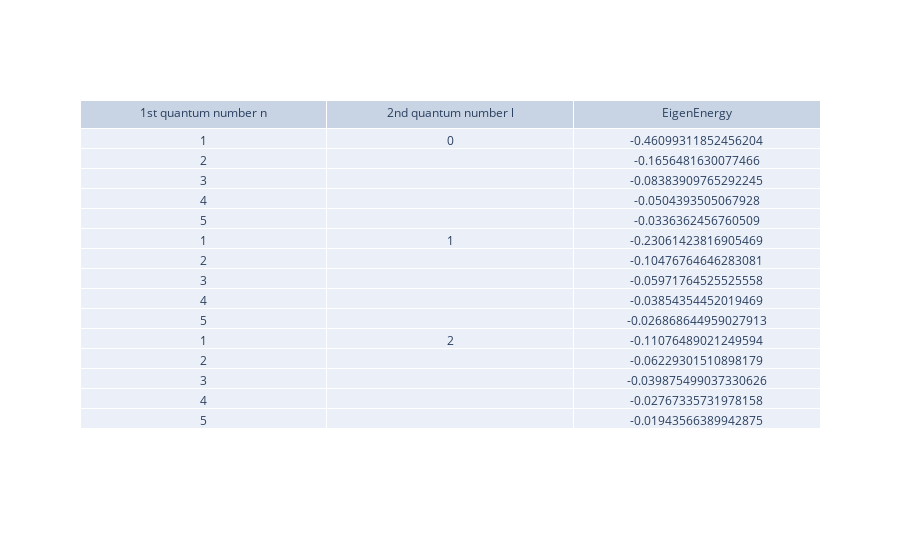

This figure's notebook cell:
### Markdown cell above
Flowchart for the shooting/bisection method:
1. Set an initial guess for the eigenvalue E called E1
2. Set a value called called E2 (for Bisection purposes)
3. Set a dE variable to modify E, where E2 = E1 + dE
4. Calculate f with the initial E1 guess
5. Define delta_0 as the difference between f and required condition at the last index (after extrapolating)
6. Calculate f again but with E2 guess
7. Define delta_2 as the difference between this f and required condition at the last index
8. If delta_2 is within the tolerance E2 is the answer; break
9. If delta_0 and delta_2 have different signs, bisect
10. E = (E1 + E2)/2 
11. Run Verlet to calculate f again
12. Repeat from step 6
13. If delta_0 and delta_2 have the same sign, then assign E1 = E2 and increment E2 by dE
14. Can check for edge cases along the way

### Code cell
import plotly.graph_objects as go
import numpy as np

fig = go.Figure(data=[go.Table(header=dict(values=['1st quantum number n', '2nd quantum number l', 'EigenEnergy']),
                 cells=dict(values=[['1', '2', '3', '4', '5', '1', '2', '3', '4', '5', '1', '2', '3', '4', '5',],
                                    ['0', '' ,'' ,'' ,'' , '1','' ,'' ,'' ,'' , '2','' ,'' ,'' ,'' ],
                                    [En[0], En[1], En[2], En[3], En[4], En[5], En[6], En[7], En[8], En[9], En[10], En[11], En[12], En[13], En[14]]]
                                    ))])
fig.show()

### Figure 1 — Plotly figure (JSON) as saved in the notebook; plotly's stock layout.template omitted (floating-point values rounded to 4 significant figures)
{"data": [{"cells": {"values": [["1", "2", "3", "4", "5", "1", "2", "3", "4", "5", "1", "2", "3", "4", "5"], ["0", "", "", "", "", "1", "", "", "", "", "2", "", "", "", ""], [-0.461, -0.1656, -0.08384, -0.05044, -0.03364, -0.2306, -0.1048, -0.05972, -0.03854, -0.02687, -0.1108, -0.06229, -0.03988, -0.02767, -0.01944]]}, "header": {"values": ["1st quantum number n", "2nd quantum number l", "EigenEnergy"]}, "type": "table"}], "layout": {}}
